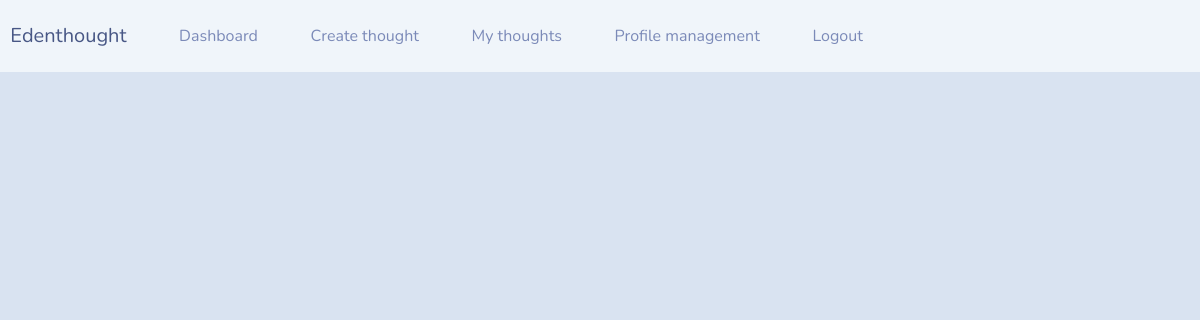
/my-thoughts (signed in), run on an earlier commit of the app's database.
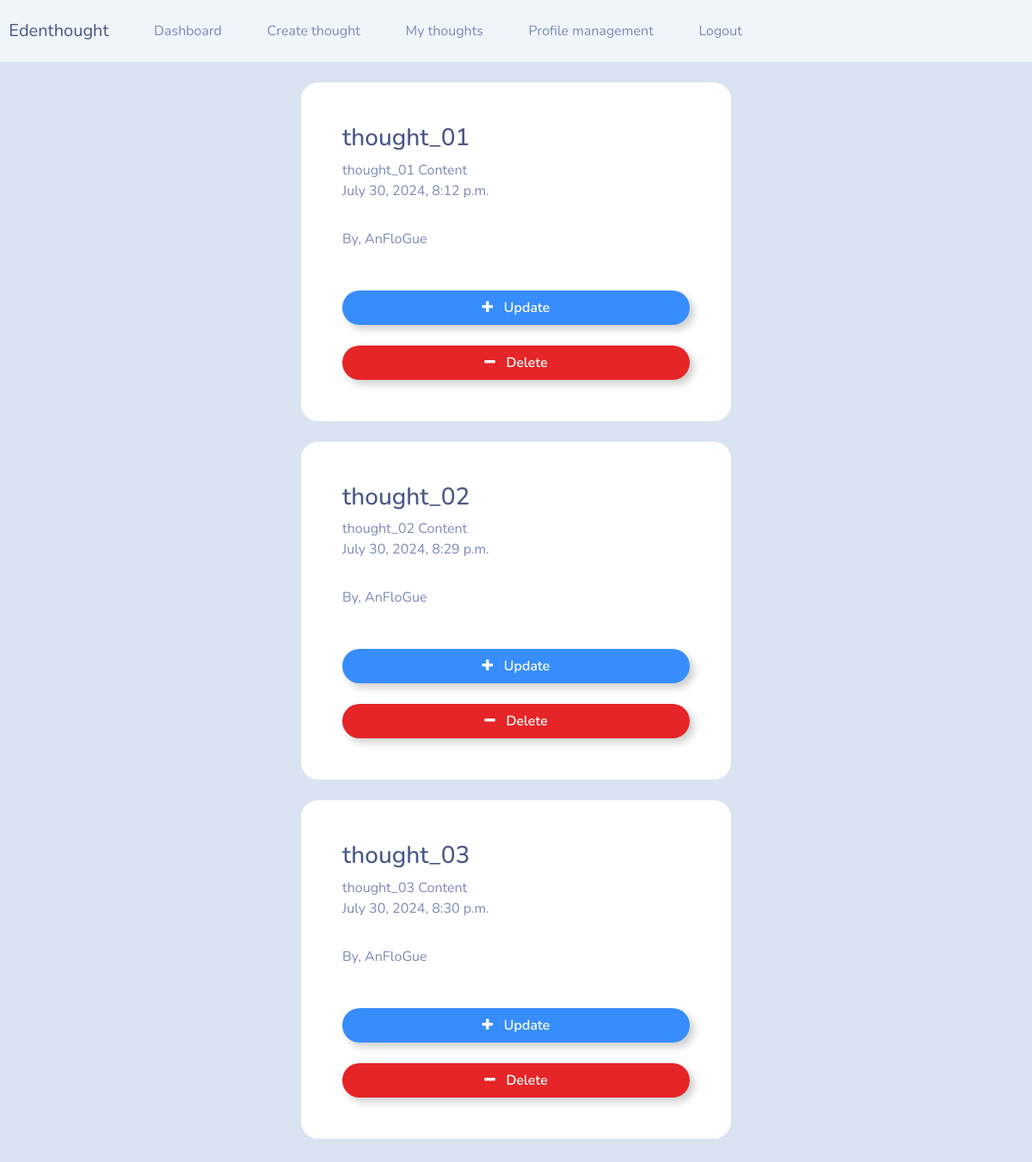
And on a later commit of the database.
### journal/models.py (models this page shows)
class Thought(models.Model):
    title = models.CharField(max_length=150)
    content = models.CharField(max_length=400)
    date_posted = models.DateTimeField(auto_now_add=True)
    user = models.ForeignKey(User, max_length=10, on_delete=models.CASCADE, null=True)

### journal/views.py (the view)
# urls.py: path('my-thoughts', views.my_thoughts, name="my-thoughts"),
@login_required(login_url='my-login')
def my_thoughts(request):
    current_user = request.user.id
    thought = Thought.objects.all().filter(user=current_user)
    context = {'AllThoughts': thought}
    return render(request, 'journal/my-thoughts.html', context)

### journal/templates/journal/my-thoughts.html (shortened to what this page needs)
{% extends 'journal/navbar.html' %}
{% load static %}
{% block content %}
    <br>
    {% for thought in AllThoughts %}
        <div class="container bg-white shadow-md p-5 form-layout">
            <h3> {{thought.title}} </h3>
            {{thought.content}}
            <br>
            {{thought.date_posted}}
            <br>
            By, {{thought.user}}
            <br>
            <br> <br>
            <a class="btn btn-outline-primary btn-md w-100 btn-block p-2" href="{% url 'update-thought' thought.id  %}"> <i class="fa fa-plus" aria-hidden="true"></i> &nbsp; Update </a>
            <br> <br>
            <a class="btn btn-outline-danger btn-md w-100 btn-block p-2" href="{% url 'delete-thought' thought.id  %}"> <i class="fa fa-minus" aria-hidden="true"></i> &nbsp; Delete </a>
        </div>
        <br>
    {% endfor %}
    <br>
{% endblock %}

### journal/templates/journal/navbar.html (shortened to what this page needs)
{% load static %}
<html>
    <head>
        <link rel="stylesheet" type="text/css" href="https://bootswatch.com/5/morph/bootstrap.min.css">
        <link rel="stylesheet" type="text/css" href="{% static 'css/styles.css' %}">
        <link rel="stylesheet" href="https://cdnjs.cloudflare.com/ajax/libs/font-awesome/4.7.0/css/font-awesome.min.css">
    </head>
    <nav class="navbar navbar-expand-lg navbar-light bg-light justify-content-center">
        <a class="navbar-brand main-heading">
          &nbsp; Edenthought
        </a>
          <div class="collapse navbar-collapse text-center" id="navbarNavDropdown">
            <ul class="navbar-nav ml-auto">
              <li class="nav-link">
                <a class="nav-link" href="{% url 'dashboard' %}"> Dashboard </a>
              </li>
              <li class="nav-link">
                <a class="nav-link" href="{% url 'create-thought' %}"> Create thought </a>
              </li>
              <li class="nav-link">
                <a class="nav-link" href="{% url 'my-thoughts' %}"> My thoughts </a>
              </li>
              <li class="nav-link">
                <a class="nav-link" href="{% url 'profile-management' %}"> Profile management </a>
              </li>
              <li class="nav-link">
                <a class="nav-link" href="{% url 'user-logout' %}"> Logout </a>
              </li>
            </ul>
          </div>
    </nav>
    {% block content %}
    {% endblock %}
</html>

### static/css/styles.css (style rules this page uses)
.form-layout { border-radius: 20px; width: 500px; }

What changed in the data, as far as the page shows it:
now on this page (row edited): Thought: title "thought_01", content "thought_01 Content", date_posted "July 30, 2024, 8:12 p.m.", user "AnFloGue"
added Thought: title "thought_02", content "thought_02 Content", date_posted "July 30, 2024, 8:29 p.m.", user "AnFloGue"
added Thought: title "thought_03", content "thought_03 Content", date_posted "July 30, 2024, 8:30 p.m.", user "AnFloGue"
